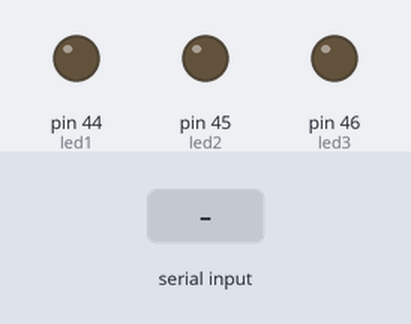
This sketch was run on a simulated Arduino Mega 2560, built with avr-gcc and run on an emulated ATmega2560. On the bench: output pins drawn as LEDs (lit = HIGH). The inputs (shaded band) are chosen by the test bench. What the sketch prints to the serial monitor is not drawn.

Above: at 1.2 s.
1.3 s: "1" received over Serial
At 2.5 s:
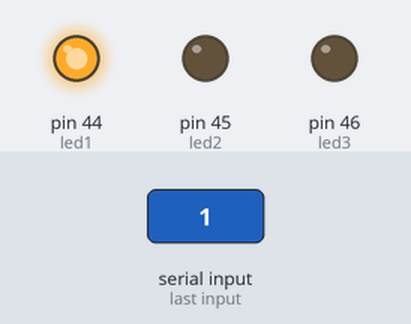
2.8 s: "2" received over Serial
At 3.6 s:
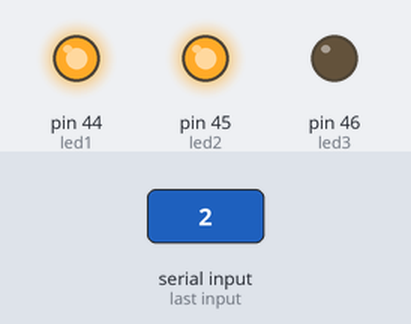
4.3 s: "3" received over Serial
At 4.8 s:
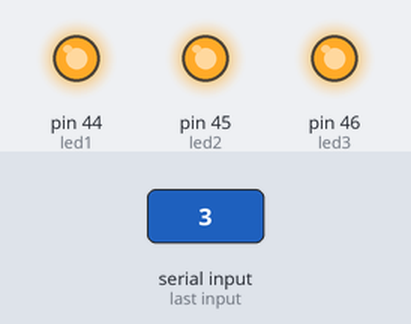
5.8 s: "1" received over Serial
At 7.0 s:
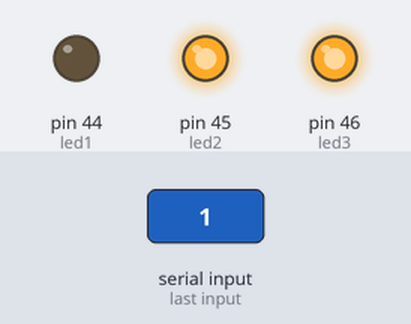
7.3 s: "2" received over Serial
At 8.3 s:
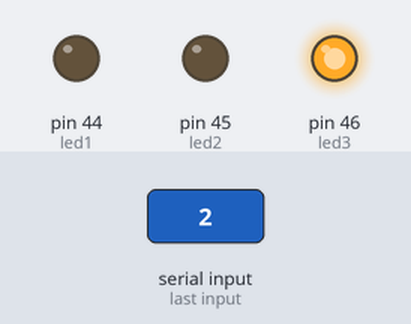
Timing chart, 0 to 9.8 s (numbered marks = the images above; inputs shaded):
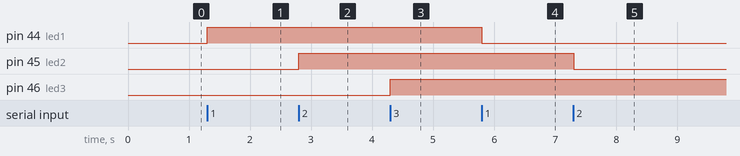

The sketch:

knapp_blink.ino
```cpp
const int led1 = 44;
const int led2 = 45;
const int led3 = 46;

void setup() {
  Serial.begin(9600);           // Start serial communication
  pinMode(led1, OUTPUT);
  pinMode(led2, OUTPUT);
  pinMode(led3, OUTPUT);
  Serial.println("Press 1, 2, or 3 to toggle LEDs.");
}

void loop() {
  if (Serial.available() > 0) {       // Check if a key is pressed
    char key = Serial.read();          // Read the key

    switch (key) {
      case '1':
        digitalWrite(led1, !digitalRead(led1));  // Toggle LED1
        break;
      case '2':
        digitalWrite(led2, !digitalRead(led2));  // Toggle LED2
        break;
      case '3':
        digitalWrite(led3, !digitalRead(led3));  // Toggle LED3
        break;
      default:
        Serial.println("Press 1, 2, or 3 only.");
        break;
    }
  }
}
```

Measured:
- after the input at 1.3 s, pin 44 (led1): LOW → HIGH at once
- after the input at 2.8 s, pin 45 (led2): LOW → HIGH at once
- after the input at 4.3 s, pin 46 (led3): LOW → HIGH at once
- after the input at 5.8 s, pin 44 (led1): HIGH → LOW at once
- after the input at 7.3 s, pin 45 (led2): HIGH → LOW at once
